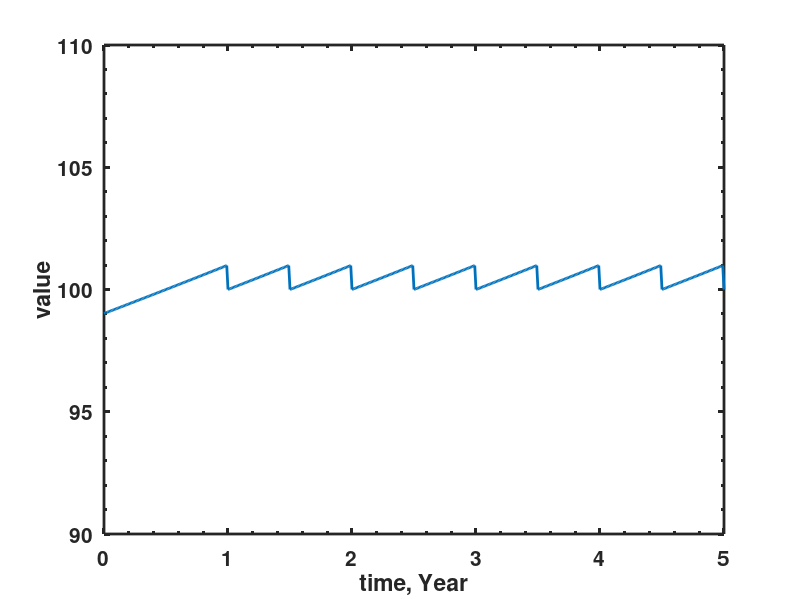

Recreate this plot in MATLAB. (Note: this script raises an error after producing the figure.)
clear all
close all


T = [1:0.5:5];
tset = 0:0.01:5;
r=0.02;

for i=1:length(tset)
    time = tset(i);
    j=1;
    while T(j) < time
        j = j + 1;
    end
    if T(j) == time
        V(i) = 100;
    else
        rate = r*0.5;
        DF = 1/(1 + r*(T(j) - time));
        V(i) = 100*(1 + rate)*DF;
    end
end

h1 = figure(1);
plot(tset, V,'linewidth',2)
ylim([90 110])
ylabel('value')
xlabel('time, Year')

set(gca,'linewidth',2,'fontsize',15,'fontweight','bold','plotboxaspectratiomode','auto','xminortick','on','yminortick','on','TickLength',[0.04;0.02]);
pbaspect([1 1 1])
saveTightFigure(h1,'timePathFloatingRateBond.pdf')
